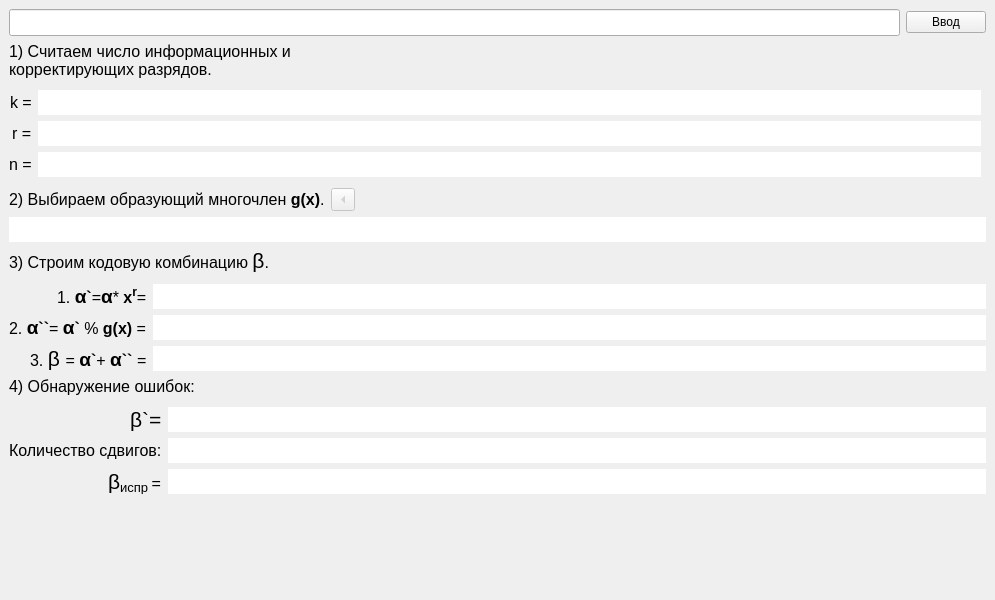
<?xml version="1.0" encoding="UTF-8"?>
<ui version="4.0">
 <class>MainWindow</class>
 <widget class="QMainWindow" name="MainWindow">
  <property name="geometry">
   <rect>
    <x>0</x>
    <y>0</y>
    <width>995</width>
    <height>600</height>
   </rect>
  </property>
  <property name="windowTitle">
   <string>Лабораторная №5. Циклические коды. Катунин. С.</string>
  </property>
  <widget class="QWidget" name="centralwidget">
   <layout class="QGridLayout" name="gridLayout_4" rowstretch="0,0,0,0,0" columnstretch="2,0,0,0">
    <item row="0" column="0" rowspan="2" colspan="3">
     <widget class="QLineEdit" name="lineEdit_text">
      <property name="font">
       <font>
        <pointsize>12</pointsize>
       </font>
      </property>
     </widget>
    </item>
    <item row="0" column="3" rowspan="2">
     <widget class="QPushButton" name="pushButton_finishText">
      <property name="sizePolicy">
       <sizepolicy hsizetype="Fixed" vsizetype="Fixed">
        <horstretch>0</horstretch>
        <verstretch>0</verstretch>
       </sizepolicy>
      </property>
      <property name="text">
       <string>Ввод</string>
      </property>
     </widget>
    </item>
    <item row="4" column="0" colspan="4">
     <layout class="QVBoxLayout" name="verticalLayout_left">
      <property name="sizeConstraint">
       <enum>QLayout::SetDefaultConstraint</enum>
      </property>
      <item>
       <widget class="QLabel" name="label_razryadi">
        <property name="minimumSize">
         <size>
          <width>405</width>
          <height>0</height>
         </size>
        </property>
        <property name="maximumSize">
         <size>
          <width>405</width>
          <height>16777215</height>
         </size>
        </property>
        <property name="font">
         <font>
          <pointsize>12</pointsize>
         </font>
        </property>
        <property name="text">
         <string>1) Считаем число информационных и корректирующих разрядов.</string>
        </property>
        <property name="wordWrap">
         <bool>true</bool>
        </property>
       </widget>
      </item>
      <item>
       <layout class="QFormLayout" name="formLayout_razryadi">
        <property name="labelAlignment">
         <set>Qt::AlignRight|Qt::AlignTrailing|Qt::AlignVCenter</set>
        </property>
        <property name="topMargin">
         <number>5</number>
        </property>
        <property name="rightMargin">
         <number>5</number>
        </property>
        <item row="0" column="0">
         <widget class="QLabel" name="label_k">
          <property name="font">
           <font>
            <pointsize>12</pointsize>
           </font>
          </property>
          <property name="text">
           <string>k =</string>
          </property>
         </widget>
        </item>
        <item row="0" column="1">
         <widget class="QLineEdit" name="lineEdit_k">
          <property name="font">
           <font>
            <pointsize>12</pointsize>
           </font>
          </property>
          <property name="frame">
           <bool>false</bool>
          </property>
          <property name="readOnly">
           <bool>true</bool>
          </property>
         </widget>
        </item>
        <item row="1" column="0">
         <widget class="QLabel" name="label_r">
          <property name="font">
           <font>
            <pointsize>12</pointsize>
           </font>
          </property>
          <property name="text">
           <string>r =</string>
          </property>
         </widget>
        </item>
        <item row="2" column="0">
         <widget class="QLabel" name="label_n">
          <property name="font">
           <font>
            <pointsize>12</pointsize>
           </font>
          </property>
          <property name="text">
           <string>n =</string>
          </property>
         </widget>
        </item>
        <item row="2" column="1">
         <widget class="QLineEdit" name="lineEdit_n">
          <property name="font">
           <font>
            <pointsize>12</pointsize>
           </font>
          </property>
          <property name="frame">
           <bool>false</bool>
          </property>
          <property name="readOnly">
           <bool>true</bool>
          </property>
         </widget>
        </item>
        <item row="1" column="1">
         <widget class="QLineEdit" name="lineEdit_r">
          <property name="font">
           <font>
            <pointsize>12</pointsize>
           </font>
          </property>
          <property name="frame">
           <bool>false</bool>
          </property>
          <property name="readOnly">
           <bool>true</bool>
          </property>
         </widget>
        </item>
       </layout>
      </item>
      <item>
       <layout class="QHBoxLayout" name="horizontalLayout_gen_polynom">
        <property name="topMargin">
         <number>5</number>
        </property>
        <item>
         <widget class="QLabel" name="label_gen_polynom">
          <property name="toolTip">
           <string>&lt;html&gt;&lt;head/&gt;&lt;body&gt;&lt;p&gt;&lt;span style=&quot; font-size:12pt;&quot;&gt;из таблицы образующих многочленов с учетом трех условий:&lt;/span&gt;&lt;/p&gt;&lt;p&gt;&lt;span style=&quot; font-size:12pt;&quot;&gt;1. &lt;/span&gt;&lt;span style=&quot; font-size:12pt; font-weight:600;&quot;&gt;g(x)&lt;/span&gt;&lt;span style=&quot; font-size:12pt;&quot;&gt; должен быть наиболее коротким, но степень должна быть не менее &lt;/span&gt;&lt;span style=&quot; font-size:12pt; font-weight:600;&quot;&gt;r&lt;/span&gt;&lt;span style=&quot; font-size:12pt;&quot;&gt;;&lt;/span&gt;&lt;/p&gt;&lt;p&gt;&lt;span style=&quot; font-size:12pt;&quot;&gt;2. число единичных разрядов должно быть не менее кодового расстояния (d&lt;/span&gt;&lt;span style=&quot; font-size:12pt; vertical-align:sub;&quot;&gt;0 &lt;/span&gt;&lt;span style=&quot; font-size:12pt;&quot;&gt;= 2*t + 1 = 3);&lt;/span&gt;&lt;/p&gt;&lt;p&gt;&lt;span style=&quot; font-size:12pt;&quot;&gt;3. &lt;/span&gt;&lt;span style=&quot; font-size:12pt; font-weight:600;&quot;&gt;g(x)&lt;/span&gt;&lt;span style=&quot; font-size:12pt;&quot;&gt; должен делить &lt;/span&gt;&lt;span style=&quot; font-size:12pt; font-weight:600;&quot;&gt;x&lt;/span&gt;&lt;span style=&quot; font-size:12pt; font-weight:600; vertical-align:super;&quot;&gt;n&lt;/span&gt;&lt;span style=&quot; font-size:12pt;&quot;&gt;+1 без остатка.&lt;/span&gt;&lt;/p&gt;&lt;/body&gt;&lt;/html&gt;</string>
          </property>
          <property name="text">
           <string>&lt;html&gt;&lt;head/&gt;&lt;body&gt;&lt;p&gt;&lt;span style=&quot; font-size:12pt;&quot;&gt;2) Выбираем образующий многочлен &lt;/span&gt;&lt;span style=&quot; font-size:12pt; font-weight:600;&quot;&gt;g(x)&lt;/span&gt;&lt;span style=&quot; font-size:12pt;&quot;&gt;.&lt;/span&gt;&lt;/p&gt;&lt;/body&gt;&lt;/html&gt;</string>
          </property>
         </widget>
        </item>
        <item>
         <widget class="QToolButton" name="toolButton_gen_tooltip">
          <property name="enabled">
           <bool>false</bool>
          </property>
          <property name="toolTip">
           <string>&lt;html&gt;&lt;head/&gt;&lt;body&gt;&lt;p&gt;&lt;span style=&quot; font-size:12pt;&quot;&gt;Из таблицы образующих многочленов с учетом трех условий:&lt;/span&gt;&lt;/p&gt;&lt;p&gt;&lt;span style=&quot; font-size:12pt;&quot;&gt;1. &lt;/span&gt;&lt;span style=&quot; font-size:12pt; font-weight:600;&quot;&gt;g(x)&lt;/span&gt;&lt;span style=&quot; font-size:12pt;&quot;&gt; должен быть наиболее коротким, но степень должна быть не менее &lt;/span&gt;&lt;span style=&quot; font-size:12pt; font-weight:600;&quot;&gt;r&lt;/span&gt;&lt;span style=&quot; font-size:12pt;&quot;&gt;;&lt;/span&gt;&lt;/p&gt;&lt;p&gt;&lt;span style=&quot; font-size:12pt;&quot;&gt;2. число единичных разрядов должно быть не менее кодового расстояния (d&lt;/span&gt;&lt;span style=&quot; font-size:12pt; vertical-align:sub;&quot;&gt;0 &lt;/span&gt;&lt;span style=&quot; font-size:12pt;&quot;&gt;= 2*t + 1 = 3);&lt;/span&gt;&lt;/p&gt;&lt;p&gt;&lt;span style=&quot; font-size:12pt;&quot;&gt;3. &lt;/span&gt;&lt;span style=&quot; font-size:12pt; font-weight:600;&quot;&gt;g(x)&lt;/span&gt;&lt;span style=&quot; font-size:12pt;&quot;&gt; должен делить &lt;/span&gt;&lt;span style=&quot; font-size:12pt; font-weight:600;&quot;&gt;x&lt;/span&gt;&lt;span style=&quot; font-size:12pt; font-weight:600; vertical-align:super;&quot;&gt;n&lt;/span&gt;&lt;span style=&quot; font-size:12pt;&quot;&gt;+1 без остатка.&lt;/span&gt;&lt;/p&gt;&lt;/body&gt;&lt;/html&gt;</string>
          </property>
          <property name="text">
           <string>...</string>
          </property>
          <property name="checkable">
           <bool>false</bool>
          </property>
          <property name="checked">
           <bool>false</bool>
          </property>
          <property name="autoExclusive">
           <bool>false</bool>
          </property>
          <property name="popupMode">
           <enum>QToolButton::DelayedPopup</enum>
          </property>
          <property name="toolButtonStyle">
           <enum>Qt::ToolButtonIconOnly</enum>
          </property>
          <property name="autoRaise">
           <bool>false</bool>
          </property>
          <property name="arrowType">
           <enum>Qt::LeftArrow</enum>
          </property>
         </widget>
        </item>
        <item>
         <spacer name="horizontalSpacer">
          <property name="orientation">
           <enum>Qt::Horizontal</enum>
          </property>
          <property name="sizeHint" stdset="0">
           <size>
            <width>40</width>
            <height>20</height>
           </size>
          </property>
         </spacer>
        </item>
       </layout>
      </item>
      <item>
       <widget class="QLineEdit" name="lineEdit_gen_polynom">
        <property name="font">
         <font>
          <pointsize>12</pointsize>
         </font>
        </property>
        <property name="frame">
         <bool>false</bool>
        </property>
        <property name="readOnly">
         <bool>true</bool>
        </property>
       </widget>
      </item>
      <item>
       <widget class="QLabel" name="label_kodirovanie">
        <property name="text">
         <string>&lt;html&gt;&lt;head/&gt;&lt;body&gt;&lt;p&gt;&lt;span style=&quot; font-size:12pt;&quot;&gt;3) Строим кодовую комбинацию &lt;/span&gt;&lt;span style=&quot; font-size:16pt;&quot;&gt;β&lt;/span&gt;&lt;span style=&quot; font-size:12pt;&quot;&gt;.&lt;/span&gt;&lt;/p&gt;&lt;/body&gt;&lt;/html&gt;</string>
        </property>
       </widget>
      </item>
      <item>
       <layout class="QFormLayout" name="formLayout_kodirovanie">
        <property name="labelAlignment">
         <set>Qt::AlignRight|Qt::AlignTrailing|Qt::AlignVCenter</set>
        </property>
        <property name="topMargin">
         <number>5</number>
        </property>
        <item row="0" column="0">
         <widget class="QLabel" name="label_kodirovanie_1">
          <property name="text">
           <string>&lt;html&gt;&lt;head/&gt;&lt;body&gt;&lt;p&gt;&lt;span style=&quot; font-size:12pt;&quot;&gt;1. &lt;/span&gt;&lt;span style=&quot; font-size:14pt; font-weight:600;&quot;&gt;α&lt;/span&gt;&lt;span style=&quot; font-size:12pt; font-weight:600;&quot;&gt;`&lt;/span&gt;&lt;span style=&quot; font-size:12pt;&quot;&gt;=&lt;/span&gt;&lt;span style=&quot; font-size:16pt; font-weight:600;&quot;/&gt;&lt;span style=&quot; font-size:14pt; font-weight:600;&quot;&gt;α&lt;/span&gt;&lt;span style=&quot; font-size:16pt; font-weight:600;&quot;/&gt;&lt;span style=&quot; font-size:12pt;&quot;&gt;* &lt;/span&gt;&lt;span style=&quot; font-size:12pt; font-weight:600;&quot;&gt;x&lt;/span&gt;&lt;span style=&quot; font-size:14pt; font-weight:600; vertical-align:super;&quot;&gt;r&lt;/span&gt;&lt;span style=&quot; font-size:12pt;&quot;&gt;=&lt;/span&gt;&lt;/p&gt;&lt;/body&gt;&lt;/html&gt;</string>
          </property>
         </widget>
        </item>
        <item row="0" column="1">
         <widget class="QLineEdit" name="lineEdit_kodirovanie_1">
          <property name="font">
           <font>
            <pointsize>12</pointsize>
           </font>
          </property>
          <property name="frame">
           <bool>false</bool>
          </property>
          <property name="readOnly">
           <bool>true</bool>
          </property>
         </widget>
        </item>
        <item row="1" column="0">
         <widget class="QLabel" name="label_kodirovanie_2">
          <property name="text">
           <string>&lt;html&gt;&lt;head/&gt;&lt;body&gt;&lt;p&gt;&lt;span style=&quot; font-size:12pt;&quot;&gt;2. &lt;/span&gt;&lt;span style=&quot; font-size:14pt; font-weight:600;&quot;&gt;α&lt;/span&gt;&lt;span style=&quot; font-size:12pt; font-weight:600;&quot;&gt;``&lt;/span&gt;&lt;span style=&quot; font-size:12pt;&quot;&gt;= &lt;/span&gt;&lt;span style=&quot; font-size:14pt; font-weight:600;&quot;&gt;α&lt;/span&gt;&lt;span style=&quot; font-size:12pt; font-weight:600;&quot;&gt;` &lt;/span&gt;&lt;span style=&quot; font-size:12pt;&quot;&gt;%&lt;/span&gt;&lt;span style=&quot; font-size:12pt; font-weight:600;&quot;&gt; g(x) &lt;/span&gt;&lt;span style=&quot; font-size:12pt;&quot;&gt;=&lt;/span&gt;&lt;/p&gt;&lt;/body&gt;&lt;/html&gt;</string>
          </property>
         </widget>
        </item>
        <item row="1" column="1">
         <widget class="QLineEdit" name="lineEdit_kodirovanie_2">
          <property name="font">
           <font>
            <pointsize>12</pointsize>
           </font>
          </property>
          <property name="frame">
           <bool>false</bool>
          </property>
          <property name="readOnly">
           <bool>true</bool>
          </property>
         </widget>
        </item>
        <item row="2" column="0">
         <widget class="QLabel" name="label_B">
          <property name="text">
           <string>&lt;html&gt;&lt;head/&gt;&lt;body&gt;&lt;p&gt;&lt;span style=&quot; font-size:12pt;&quot;&gt;3. &lt;/span&gt;&lt;span style=&quot; font-size:16pt;&quot;&gt;β &lt;/span&gt;&lt;span style=&quot; font-size:12pt;&quot;&gt;= &lt;/span&gt;&lt;span style=&quot; font-size:14pt; font-weight:600;&quot;&gt;α&lt;/span&gt;&lt;span style=&quot; font-size:12pt; font-weight:600;&quot;&gt;`&lt;/span&gt;&lt;span style=&quot; font-size:16pt; font-weight:600;&quot;/&gt;&lt;span style=&quot; font-size:12pt;&quot;&gt;+ &lt;/span&gt;&lt;span style=&quot; font-size:14pt; font-weight:600;&quot;&gt;α&lt;/span&gt;&lt;span style=&quot; font-size:12pt; font-weight:600;&quot;&gt;``&lt;/span&gt;&lt;span style=&quot; font-size:12pt;&quot;&gt; =&lt;/span&gt;&lt;/p&gt;&lt;/body&gt;&lt;/html&gt;</string>
          </property>
         </widget>
        </item>
        <item row="2" column="1">
         <widget class="QLineEdit" name="lineEdit_B">
          <property name="font">
           <font>
            <pointsize>12</pointsize>
           </font>
          </property>
          <property name="frame">
           <bool>false</bool>
          </property>
          <property name="readOnly">
           <bool>true</bool>
          </property>
         </widget>
        </item>
       </layout>
      </item>
      <item>
       <widget class="QLabel" name="label_error">
        <property name="text">
         <string>&lt;html&gt;&lt;head/&gt;&lt;body&gt;&lt;p&gt;&lt;span style=&quot; font-size:12pt;&quot;&gt;4) Обнаружение ошибок:&lt;/span&gt;&lt;/p&gt;&lt;/body&gt;&lt;/html&gt;</string>
        </property>
       </widget>
      </item>
      <item>
       <layout class="QFormLayout" name="formLayout_error">
        <property name="labelAlignment">
         <set>Qt::AlignRight|Qt::AlignTrailing|Qt::AlignVCenter</set>
        </property>
        <property name="topMargin">
         <number>5</number>
        </property>
        <item row="0" column="0">
         <widget class="QLabel" name="label_B_with_error">
          <property name="text">
           <string>&lt;html&gt;&lt;head/&gt;&lt;body&gt;&lt;p&gt;&lt;span style=&quot; font-size:16pt;&quot;&gt;β`=&lt;/span&gt;&lt;/p&gt;&lt;/body&gt;&lt;/html&gt;</string>
          </property>
          <property name="alignment">
           <set>Qt::AlignLeading|Qt::AlignLeft|Qt::AlignVCenter</set>
          </property>
         </widget>
        </item>
        <item row="0" column="1">
         <widget class="QLineEdit" name="lineEdit_B_with_error">
          <property name="font">
           <font>
            <pointsize>12</pointsize>
           </font>
          </property>
          <property name="frame">
           <bool>false</bool>
          </property>
          <property name="readOnly">
           <bool>true</bool>
          </property>
         </widget>
        </item>
        <item row="1" column="0">
         <widget class="QLabel" name="label_razryad_err">
          <property name="text">
           <string>&lt;html&gt;&lt;head/&gt;&lt;body&gt;&lt;p&gt;&lt;span style=&quot; font-size:12pt;&quot;&gt;Количество сдвигов:&lt;/span&gt;&lt;/p&gt;&lt;/body&gt;&lt;/html&gt;</string>
          </property>
          <property name="wordWrap">
           <bool>false</bool>
          </property>
         </widget>
        </item>
        <item row="1" column="1">
         <widget class="QLineEdit" name="lineEdit_shift_count">
          <property name="font">
           <font>
            <pointsize>12</pointsize>
           </font>
          </property>
          <property name="frame">
           <bool>false</bool>
          </property>
          <property name="readOnly">
           <bool>true</bool>
          </property>
         </widget>
        </item>
        <item row="2" column="0">
         <widget class="QLabel" name="label">
          <property name="text">
           <string>&lt;html&gt;&lt;head/&gt;&lt;body&gt;&lt;p&gt;&lt;span style=&quot; font-size:16pt;&quot;&gt;β&lt;/span&gt;&lt;span style=&quot; font-size:16pt; vertical-align:sub;&quot;&gt;испр &lt;/span&gt;&lt;span style=&quot; font-size:12pt;&quot;&gt;=&lt;/span&gt;&lt;/p&gt;&lt;/body&gt;&lt;/html&gt;</string>
          </property>
         </widget>
        </item>
        <item row="2" column="1">
         <widget class="QLineEdit" name="lineEdit_B_fixed">
          <property name="font">
           <font>
            <pointsize>12</pointsize>
           </font>
          </property>
          <property name="frame">
           <bool>false</bool>
          </property>
          <property name="readOnly">
           <bool>true</bool>
          </property>
         </widget>
        </item>
       </layout>
      </item>
      <item>
       <spacer name="verticalSpacer_2">
        <property name="orientation">
         <enum>Qt::Vertical</enum>
        </property>
        <property name="sizeHint" stdset="0">
         <size>
          <width>20</width>
          <height>40</height>
         </size>
        </property>
       </spacer>
      </item>
     </layout>
    </item>
   </layout>
  </widget>
 </widget>
 <resources/>
 <connections/>
</ui>
